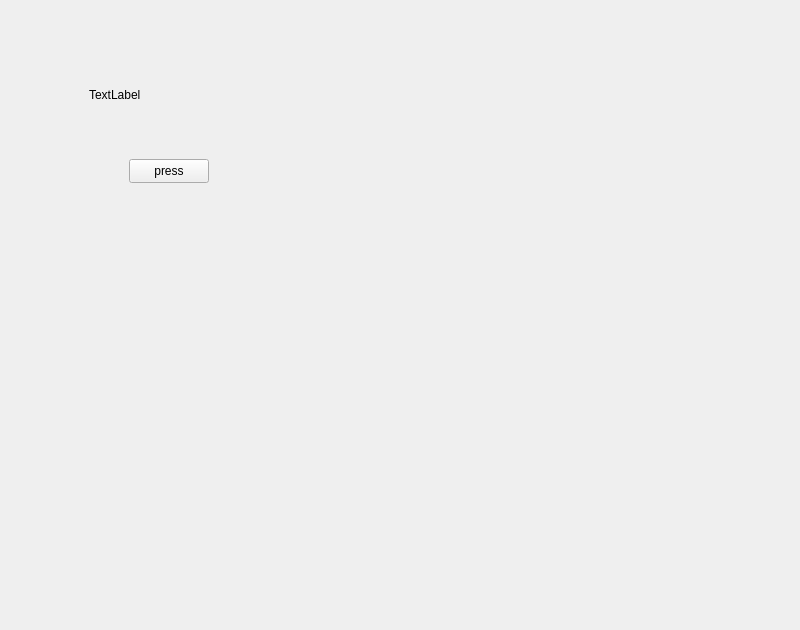
<?xml version="1.0" encoding="UTF-8"?>
<ui version="4.0">
 <class>MainWindow</class>
 <widget class="QMainWindow" name="MainWindow">
  <property name="geometry">
   <rect>
    <x>0</x>
    <y>0</y>
    <width>800</width>
    <height>630</height>
   </rect>
  </property>
  <property name="windowTitle">
   <string>MainWindow</string>
  </property>
  <widget class="QWidget" name="centralwidget">
   <layout class="QHBoxLayout" name="horizontalLayout">
    <item>
     <widget class="QWidget" name="widget" native="true">
      <widget class="QWidget" name="widget_2" native="true">
       <property name="geometry">
        <rect>
         <x>10</x>
         <y>20</y>
         <width>301</width>
         <height>221</height>
        </rect>
       </property>
       <widget class="QPushButton" name="pushButton">
        <property name="geometry">
         <rect>
          <x>110</x>
          <y>130</y>
          <width>80</width>
          <height>24</height>
         </rect>
        </property>
        <property name="text">
         <string>press</string>
        </property>
       </widget>
       <widget class="QLabel" name="label">
        <property name="geometry">
         <rect>
          <x>70</x>
          <y>40</y>
          <width>141</width>
          <height>51</height>
         </rect>
        </property>
        <property name="text">
         <string>TextLabel</string>
        </property>
       </widget>
      </widget>
     </widget>
    </item>
   </layout>
  </widget>
 </widget>
 <resources/>
 <connections/>
</ui>
